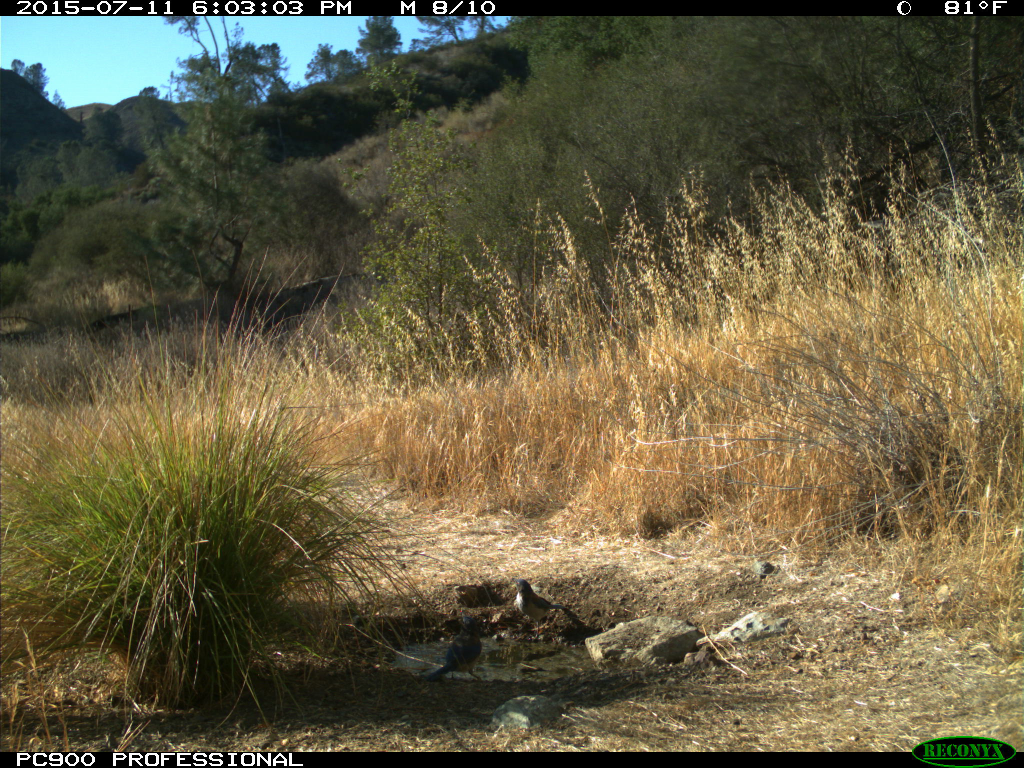
#> input picture sample_images/blue15-ocr2.JPG, 2048 x 1536 px (shown at 1/2 size)
$ python ocr.py 5 sample_images/blue15-ocr2.JPG   (Python 2 division)
#> lines starting #> are read from the running program, lines starting #| are printed output that depends on the picture
'''Author: Chandra Krintz, UCSB, ckrintz@cs.ucsb.edu, AppScale BSD license'''

import argparse,datetime,imutils,time,cv2,sys,os,subprocess,string,random
import pytesseract
from PIL import Image

DEBUG=False
def id_generator(size=6, chars=string.ascii_uppercase + string.digits):
    return ''.join(random.choice(chars) for _ in range(size))

def convert(fname,size,blur=True):
    '''
    Read in then resize the frame, convert it to grayscale, and blur it and return it (type cv2.Mat)
    '''
#> called with fname = 'sample_images/blue15-ocr2.JPG', size = 3000, blur = False
    frame = cv2.imread(fname)
#> frame is the input picture: shape (1536, 2048, 3); mean B, G, R 66.1, 93.1, 100.6
    if size > 0:
        frame = imutils.resize(frame, width=size)
#> frame: shape (2250, 3000, 3)
    frame = cv2.cvtColor(frame, cv2.COLOR_BGR2GRAY)
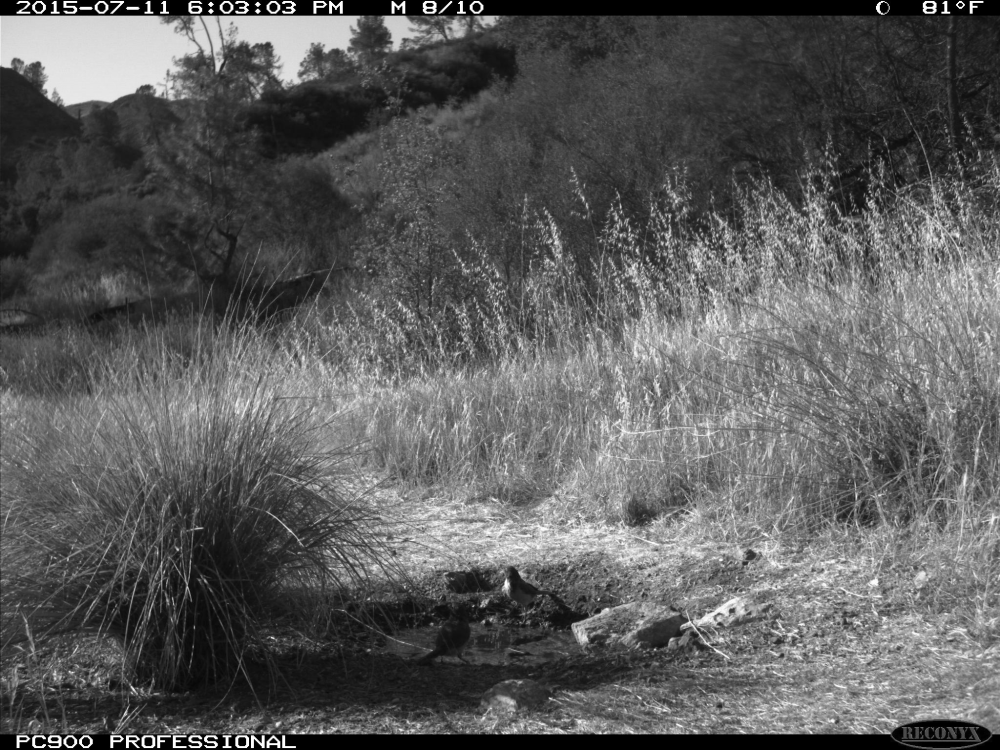
#> frame: shape (2250, 3000) (shown at 1/3 size); min 0, max 255, mean 92.2
    if blur:
        frame = cv2.GaussianBlur(frame, (21, 21), 0)
    return frame

######################################
def main():
    '''
    '''

    parser = argparse.ArgumentParser(description='OCR for Sedgwick JPEG Temp')
    #required arguments
    parser.add_argument('pictype',action='store',type=int,help='1,2,3')
    parser.add_argument('base',action='store',help='JPEG image')
    #optional arguments
    #parser.add_argument('--blur','-b',action='store',default=False,type=bool,help='day threshold')
    args = parser.parse_args()
    if args.pictype < -1 and args.pictype > 3:
	#0 is hidden and used for testing
        print 'pictype must be 1,2, or 3'
        sys.exit(1)

    temp,err,basef,roi = process_pic(args.pictype, args.base)

    #turn on DEBUG to see outcome
    if DEBUG:
        print '(x,y) of base image: {0}'.format(basef.shape)
        #(750, 1000, 3) for 1000
        #(2250, 3000) for 3000
        #orig: 2448,3264
        print '(x,y) of roi: {0}'.format(roi.shape)

        cv2.imshow("Base",basef)
        cv2.imshow("cropped", roi)
        cv2.waitKey(0)
        cv2.destroyAllWindows()

    print 'temp is: {0}, trustworthy_if_false: {1}'.format(temp,err)

######################################
def process_pic(pictype,base):

    #Convert the picture to grayscale and crop down the temp characters
    #this location is in 3 different places (3 different photo formats)
    #specified by pictype (1,2, or 3)
    #turn on DEBUG to see outcome

    #orig: 2448,3264
    if pictype == 0: #testing/debugging
        basef = convert(base, 3000, False)
        #(750, 1000, 3) for 1000
    else:
        #1000 is too small for ocr to work
        #basef = convert(base, -1, False)
        basef = convert(base, 3000, False)
        #(2250, 3000) for 3000

    #rows, cols, channels
    #height, width, _ = basef.shape #color, if grayscale, no 3rd result
    height, width = basef.shape #grayscale
#> height = 2250; width = 3000
    #x,y = (0,0) is top left, x is left->right, y is top->bottom

    if pictype == 0:
        #windmill temp in F for width=3000, height 2250
        y = 2160
        h = height-10
        x = 750
        w = x+68
    elif pictype == 1:
        #Bushnell: Bone in
        #../2014\ -\ 2015\ Sedgwick\ Pictures
	#also
        y = 2160
        h = height #-10
        #x = 730
        #w = x+61
        x = 710
        #w = x+110
        w = x+115
    elif pictype == 2:
	#Hyperfire: Blue, Figueroa, Lisque, main, northeast, vulture
        y = 0
        h = y+50
        x = width-290
        w = width-150
    elif pictype == 3:
	#Other: Bone15rcnx
        y = 0
        h = y+50
        #x = 350
        #w = x+40
        x = 340
        w = x+50
    else:
        print 'pictype must be 1-3, please retry with new value'
        return None,True,None,None

    #crop: img[y: y + h, x: x + w]
    #orig: roi = basef[0:2448, 0:3264]
    #orig_resized_1000w: roi = basef[0:750, 0:1000]
    roi = basef[y:h, x:w]
    #image is stored in tempXXX.png -- make sure XXX is unique so that multiple programs can call this method at the same time
    fname = 'temp{0}.png'.format(id_generator())
    cv2.imwrite(fname,roi)
    temp,err = get_temp(pictype,fname)
    #clean up temp file
    os.remove(fname)

    return temp,err,basef,roi

######################################
# [66 lines left out: function get_temp, not called in this run]

######################################
if __name__ == "__main__":
    main()
######################################

$ run again, on sample_images/bone15-hole-ocr3.JPG
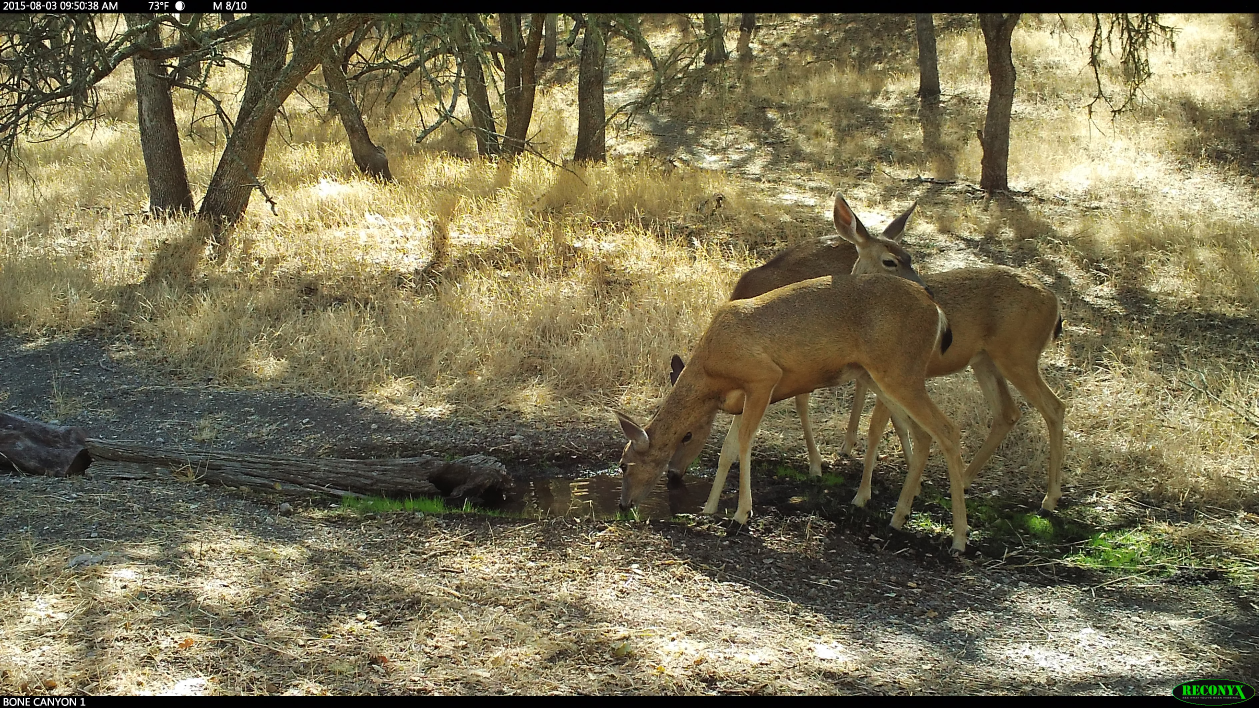
#> input picture sample_images/bone15-hole-ocr3.JPG, 3776 x 2124 px (shown at 1/3 size)
#> in convert, frame is the input picture: shape (2124, 3776, 3); mean B, G, R 85.1, 115.8, 123.4
#> in convert, `frame = imutils.resize(frame, width=size)`:
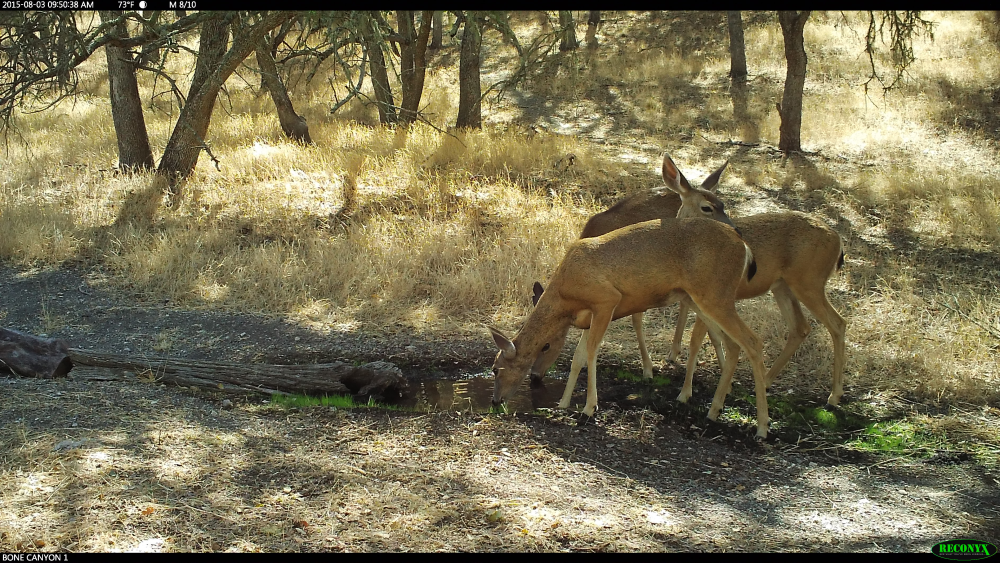
#> frame: shape (1687, 3000, 3) (shown at 1/3 size); mean B, G, R 85.1, 115.8, 123.4
#> in convert, `frame = cv2.cvtColor(frame, cv2.COLOR_BGR2GRAY)`:
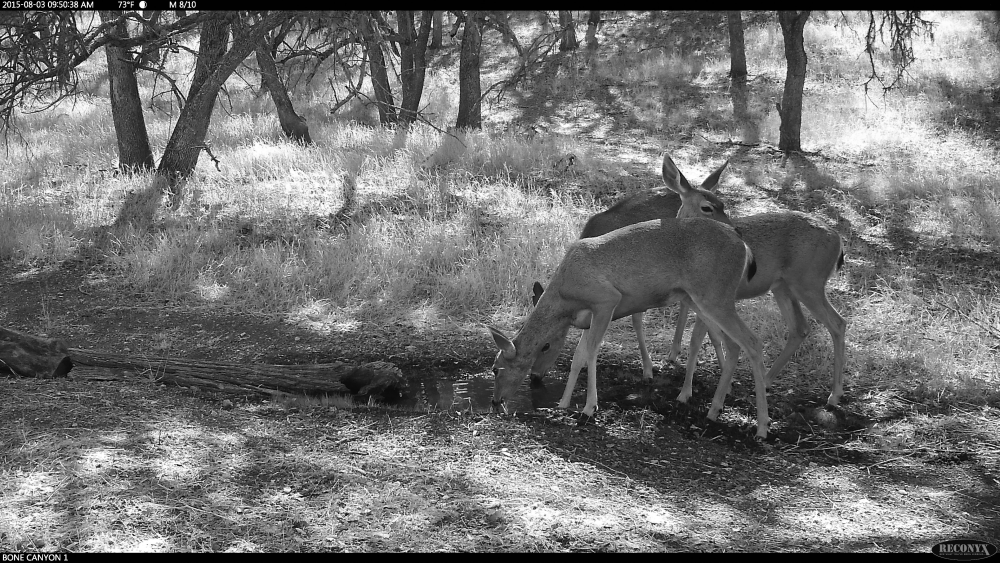
#> frame: shape (1687, 3000) (shown at 1/3 size); min 0, max 255, mean 114.6
